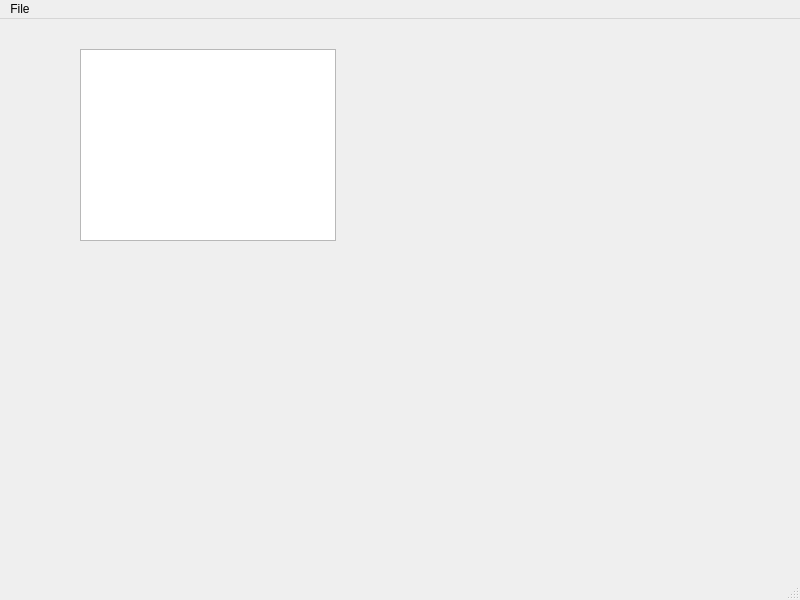
<?xml version="1.0" encoding="UTF-8"?>
<ui version="4.0">
 <class>MainWindow</class>
 <widget class="QMainWindow" name="MainWindow">
  <property name="geometry">
   <rect>
    <x>0</x>
    <y>0</y>
    <width>800</width>
    <height>600</height>
   </rect>
  </property>
  <property name="windowTitle">
   <string>MainWindow</string>
  </property>
  <widget class="QWidget" name="centralwidget">
   <widget class="QTextBrowser" name="textBrowser">
    <property name="geometry">
     <rect>
      <x>80</x>
      <y>30</y>
      <width>256</width>
      <height>192</height>
     </rect>
    </property>
    <property name="undoRedoEnabled">
     <bool>false</bool>
    </property>
    <property name="readOnly">
     <bool>false</bool>
    </property>
   </widget>
  </widget>
  <widget class="QMenuBar" name="menubar">
   <property name="geometry">
    <rect>
     <x>0</x>
     <y>0</y>
     <width>800</width>
     <height>21</height>
    </rect>
   </property>
   <widget class="QMenu" name="menuFile">
    <property name="title">
     <string>File</string>
    </property>
    <addaction name="actionOpen"/>
    <addaction name="actionNew"/>
    <addaction name="actionSave"/>
   </widget>
   <addaction name="menuFile"/>
  </widget>
  <widget class="QStatusBar" name="statusbar"/>
  <action name="actionOpen">
   <property name="text">
    <string>Open</string>
   </property>
  </action>
  <action name="actionNew">
   <property name="text">
    <string>New</string>
   </property>
  </action>
  <action name="actionSave">
   <property name="text">
    <string>Save</string>
   </property>
  </action>
 </widget>
 <resources/>
 <connections/>
</ui>
